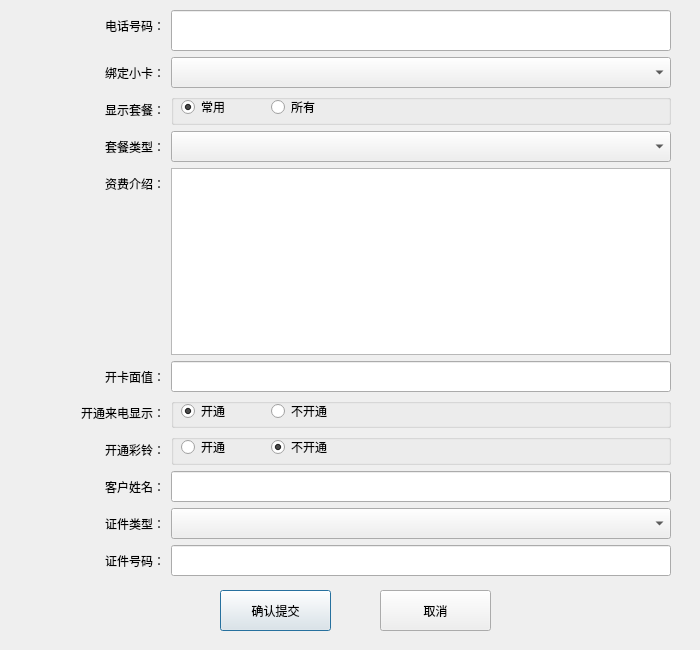
<?xml version="1.0" encoding="UTF-8"?>
<ui version="4.0">
 <class>BuyNoDialog</class>
 <widget class="QDialog" name="BuyNoDialog">
  <property name="geometry">
   <rect>
    <x>0</x>
    <y>0</y>
    <width>700</width>
    <height>650</height>
   </rect>
  </property>
  <property name="sizePolicy">
   <sizepolicy hsizetype="Fixed" vsizetype="Fixed">
    <horstretch>0</horstretch>
    <verstretch>0</verstretch>
   </sizepolicy>
  </property>
  <property name="windowTitle">
   <string>准备开卡</string>
  </property>
  <property name="modal">
   <bool>true</bool>
  </property>
  <widget class="QWidget" name="formLayoutWidget">
   <property name="geometry">
    <rect>
     <x>30</x>
     <y>10</y>
     <width>643</width>
     <height>566</height>
    </rect>
   </property>
   <layout class="QFormLayout" name="formLayout">
    <property name="fieldGrowthPolicy">
     <enum>QFormLayout::AllNonFixedFieldsGrow</enum>
    </property>
    <item row="0" column="0">
     <widget class="QLabel" name="label">
      <property name="minimumSize">
       <size>
        <width>135</width>
        <height>0</height>
       </size>
      </property>
      <property name="maximumSize">
       <size>
        <width>135</width>
        <height>16777215</height>
       </size>
      </property>
      <property name="sizeIncrement">
       <size>
        <width>10</width>
        <height>0</height>
       </size>
      </property>
      <property name="styleSheet">
       <string notr="true">font: 14pt &quot;微软雅黑&quot;;</string>
      </property>
      <property name="text">
       <string>电话号码：</string>
      </property>
      <property name="alignment">
       <set>Qt::AlignRight|Qt::AlignTrailing|Qt::AlignVCenter</set>
      </property>
     </widget>
    </item>
    <item row="0" column="1">
     <widget class="QLineEdit" name="txt_No">
      <property name="sizePolicy">
       <sizepolicy hsizetype="Fixed" vsizetype="Fixed">
        <horstretch>0</horstretch>
        <verstretch>0</verstretch>
       </sizepolicy>
      </property>
      <property name="minimumSize">
       <size>
        <width>500</width>
        <height>41</height>
       </size>
      </property>
      <property name="maximumSize">
       <size>
        <width>500</width>
        <height>41</height>
       </size>
      </property>
      <property name="font">
       <font>
        <family>微软雅黑</family>
        <pointsize>20</pointsize>
       </font>
      </property>
      <property name="readOnly">
       <bool>true</bool>
      </property>
     </widget>
    </item>
    <item row="1" column="0">
     <widget class="QLabel" name="label_2">
      <property name="minimumSize">
       <size>
        <width>135</width>
        <height>0</height>
       </size>
      </property>
      <property name="maximumSize">
       <size>
        <width>135</width>
        <height>16777215</height>
       </size>
      </property>
      <property name="styleSheet">
       <string notr="true">font: 14pt &quot;微软雅黑&quot;;</string>
      </property>
      <property name="text">
       <string>绑定小卡：</string>
      </property>
      <property name="alignment">
       <set>Qt::AlignRight|Qt::AlignTrailing|Qt::AlignVCenter</set>
      </property>
     </widget>
    </item>
    <item row="1" column="1">
     <widget class="QComboBox" name="cbx_mini_card">
      <property name="sizePolicy">
       <sizepolicy hsizetype="Fixed" vsizetype="Fixed">
        <horstretch>0</horstretch>
        <verstretch>0</verstretch>
       </sizepolicy>
      </property>
      <property name="minimumSize">
       <size>
        <width>500</width>
        <height>31</height>
       </size>
      </property>
      <property name="maximumSize">
       <size>
        <width>500</width>
        <height>31</height>
       </size>
      </property>
      <property name="styleSheet">
       <string notr="true">font: 14pt &quot;微软雅黑&quot;;</string>
      </property>
     </widget>
    </item>
    <item row="2" column="0">
     <widget class="QLabel" name="label_11">
      <property name="minimumSize">
       <size>
        <width>135</width>
        <height>0</height>
       </size>
      </property>
      <property name="layoutDirection">
       <enum>Qt::LeftToRight</enum>
      </property>
      <property name="styleSheet">
       <string notr="true">font: 14pt &quot;微软雅黑&quot;;</string>
      </property>
      <property name="text">
       <string>显示套餐：</string>
      </property>
      <property name="alignment">
       <set>Qt::AlignRight|Qt::AlignTrailing|Qt::AlignVCenter</set>
      </property>
     </widget>
    </item>
    <item row="3" column="0">
     <widget class="QLabel" name="label_3">
      <property name="minimumSize">
       <size>
        <width>135</width>
        <height>0</height>
       </size>
      </property>
      <property name="maximumSize">
       <size>
        <width>135</width>
        <height>16777215</height>
       </size>
      </property>
      <property name="styleSheet">
       <string notr="true">font: 14pt &quot;微软雅黑&quot;;</string>
      </property>
      <property name="text">
       <string>套餐类型：</string>
      </property>
      <property name="alignment">
       <set>Qt::AlignRight|Qt::AlignTrailing|Qt::AlignVCenter</set>
      </property>
     </widget>
    </item>
    <item row="3" column="1">
     <widget class="QComboBox" name="cbx_service">
      <property name="sizePolicy">
       <sizepolicy hsizetype="Fixed" vsizetype="Fixed">
        <horstretch>0</horstretch>
        <verstretch>0</verstretch>
       </sizepolicy>
      </property>
      <property name="minimumSize">
       <size>
        <width>500</width>
        <height>31</height>
       </size>
      </property>
      <property name="maximumSize">
       <size>
        <width>500</width>
        <height>31</height>
       </size>
      </property>
      <property name="styleSheet">
       <string notr="true">font: 14pt &quot;微软雅黑&quot;;</string>
      </property>
     </widget>
    </item>
    <item row="4" column="0">
     <widget class="QLabel" name="label_4">
      <property name="minimumSize">
       <size>
        <width>135</width>
        <height>0</height>
       </size>
      </property>
      <property name="maximumSize">
       <size>
        <width>135</width>
        <height>16777215</height>
       </size>
      </property>
      <property name="styleSheet">
       <string notr="true">font: 14pt &quot;微软雅黑&quot;;</string>
      </property>
      <property name="text">
       <string>资费介绍：</string>
      </property>
      <property name="alignment">
       <set>Qt::AlignRight|Qt::AlignTrailing|Qt::AlignVCenter</set>
      </property>
     </widget>
    </item>
    <item row="4" column="1">
     <widget class="QTextEdit" name="txt_service_spec">
      <property name="sizePolicy">
       <sizepolicy hsizetype="Fixed" vsizetype="Expanding">
        <horstretch>0</horstretch>
        <verstretch>0</verstretch>
       </sizepolicy>
      </property>
      <property name="minimumSize">
       <size>
        <width>500</width>
        <height>187</height>
       </size>
      </property>
      <property name="maximumSize">
       <size>
        <width>500</width>
        <height>187</height>
       </size>
      </property>
      <property name="styleSheet">
       <string notr="true">font:12pt &quot;微软雅黑&quot;;</string>
      </property>
      <property name="readOnly">
       <bool>true</bool>
      </property>
     </widget>
    </item>
    <item row="5" column="0">
     <widget class="QLabel" name="label_5">
      <property name="minimumSize">
       <size>
        <width>135</width>
        <height>0</height>
       </size>
      </property>
      <property name="maximumSize">
       <size>
        <width>135</width>
        <height>16777215</height>
       </size>
      </property>
      <property name="styleSheet">
       <string notr="true">font: 14pt &quot;微软雅黑&quot;;</string>
      </property>
      <property name="text">
       <string>开卡面值：</string>
      </property>
      <property name="alignment">
       <set>Qt::AlignRight|Qt::AlignTrailing|Qt::AlignVCenter</set>
      </property>
     </widget>
    </item>
    <item row="5" column="1">
     <widget class="QLineEdit" name="txt_price">
      <property name="sizePolicy">
       <sizepolicy hsizetype="Fixed" vsizetype="Fixed">
        <horstretch>0</horstretch>
        <verstretch>0</verstretch>
       </sizepolicy>
      </property>
      <property name="minimumSize">
       <size>
        <width>500</width>
        <height>31</height>
       </size>
      </property>
      <property name="maximumSize">
       <size>
        <width>500</width>
        <height>31</height>
       </size>
      </property>
      <property name="styleSheet">
       <string notr="true">font: 14pt &quot;微软雅黑&quot;;</string>
      </property>
      <property name="readOnly">
       <bool>true</bool>
      </property>
     </widget>
    </item>
    <item row="6" column="0">
     <widget class="QLabel" name="label_6">
      <property name="minimumSize">
       <size>
        <width>135</width>
        <height>0</height>
       </size>
      </property>
      <property name="maximumSize">
       <size>
        <width>135</width>
        <height>16777215</height>
       </size>
      </property>
      <property name="styleSheet">
       <string notr="true">font: 14pt &quot;微软雅黑&quot;;</string>
      </property>
      <property name="text">
       <string>开通来电显示：</string>
      </property>
      <property name="alignment">
       <set>Qt::AlignRight|Qt::AlignTrailing|Qt::AlignVCenter</set>
      </property>
     </widget>
    </item>
    <item row="6" column="1">
     <widget class="QGroupBox" name="groupBox_ld">
      <property name="sizePolicy">
       <sizepolicy hsizetype="Fixed" vsizetype="Preferred">
        <horstretch>0</horstretch>
        <verstretch>0</verstretch>
       </sizepolicy>
      </property>
      <property name="minimumSize">
       <size>
        <width>500</width>
        <height>30</height>
       </size>
      </property>
      <property name="maximumSize">
       <size>
        <width>500</width>
        <height>16777215</height>
       </size>
      </property>
      <property name="title">
       <string/>
      </property>
      <widget class="QRadioButton" name="rdo_ld_on">
       <property name="geometry">
        <rect>
         <x>10</x>
         <y>5</y>
         <width>89</width>
         <height>16</height>
        </rect>
       </property>
       <property name="styleSheet">
        <string notr="true">font: 12pt &quot;微软雅黑&quot;;</string>
       </property>
       <property name="text">
        <string>开通</string>
       </property>
       <property name="checked">
        <bool>true</bool>
       </property>
      </widget>
      <widget class="QRadioButton" name="rdo_ld_off">
       <property name="geometry">
        <rect>
         <x>100</x>
         <y>5</y>
         <width>89</width>
         <height>16</height>
        </rect>
       </property>
       <property name="styleSheet">
        <string notr="true">font: 12pt &quot;微软雅黑&quot;;</string>
       </property>
       <property name="text">
        <string>不开通</string>
       </property>
       <property name="checked">
        <bool>false</bool>
       </property>
      </widget>
     </widget>
    </item>
    <item row="7" column="0">
     <widget class="QLabel" name="label_7">
      <property name="minimumSize">
       <size>
        <width>135</width>
        <height>0</height>
       </size>
      </property>
      <property name="maximumSize">
       <size>
        <width>135</width>
        <height>16777215</height>
       </size>
      </property>
      <property name="styleSheet">
       <string notr="true">font: 14pt &quot;微软雅黑&quot;;</string>
      </property>
      <property name="text">
       <string>开通彩铃：</string>
      </property>
      <property name="alignment">
       <set>Qt::AlignRight|Qt::AlignTrailing|Qt::AlignVCenter</set>
      </property>
     </widget>
    </item>
    <item row="7" column="1">
     <widget class="QGroupBox" name="groupBox_cl">
      <property name="sizePolicy">
       <sizepolicy hsizetype="Fixed" vsizetype="Preferred">
        <horstretch>0</horstretch>
        <verstretch>0</verstretch>
       </sizepolicy>
      </property>
      <property name="minimumSize">
       <size>
        <width>500</width>
        <height>30</height>
       </size>
      </property>
      <property name="maximumSize">
       <size>
        <width>500</width>
        <height>16777215</height>
       </size>
      </property>
      <property name="title">
       <string/>
      </property>
      <widget class="QRadioButton" name="rdo_cl_on">
       <property name="geometry">
        <rect>
         <x>10</x>
         <y>5</y>
         <width>89</width>
         <height>16</height>
        </rect>
       </property>
       <property name="styleSheet">
        <string notr="true">font: 12pt &quot;微软雅黑&quot;;</string>
       </property>
       <property name="text">
        <string>开通</string>
       </property>
       <property name="checked">
        <bool>false</bool>
       </property>
      </widget>
      <widget class="QRadioButton" name="rdo_cl_off">
       <property name="geometry">
        <rect>
         <x>100</x>
         <y>5</y>
         <width>89</width>
         <height>16</height>
        </rect>
       </property>
       <property name="styleSheet">
        <string notr="true">font: 12pt &quot;微软雅黑&quot;;</string>
       </property>
       <property name="text">
        <string>不开通</string>
       </property>
       <property name="checked">
        <bool>true</bool>
       </property>
      </widget>
     </widget>
    </item>
    <item row="8" column="0">
     <widget class="QLabel" name="label_8">
      <property name="minimumSize">
       <size>
        <width>135</width>
        <height>0</height>
       </size>
      </property>
      <property name="maximumSize">
       <size>
        <width>135</width>
        <height>16777215</height>
       </size>
      </property>
      <property name="styleSheet">
       <string notr="true">font: 14pt &quot;微软雅黑&quot;;</string>
      </property>
      <property name="text">
       <string>客户姓名：</string>
      </property>
      <property name="alignment">
       <set>Qt::AlignRight|Qt::AlignTrailing|Qt::AlignVCenter</set>
      </property>
     </widget>
    </item>
    <item row="8" column="1">
     <widget class="QLineEdit" name="txi_name">
      <property name="sizePolicy">
       <sizepolicy hsizetype="Fixed" vsizetype="Fixed">
        <horstretch>0</horstretch>
        <verstretch>0</verstretch>
       </sizepolicy>
      </property>
      <property name="minimumSize">
       <size>
        <width>500</width>
        <height>31</height>
       </size>
      </property>
      <property name="maximumSize">
       <size>
        <width>500</width>
        <height>31</height>
       </size>
      </property>
      <property name="styleSheet">
       <string notr="true">font: 14pt &quot;微软雅黑&quot;;</string>
      </property>
     </widget>
    </item>
    <item row="9" column="0">
     <widget class="QLabel" name="label_9">
      <property name="minimumSize">
       <size>
        <width>135</width>
        <height>0</height>
       </size>
      </property>
      <property name="maximumSize">
       <size>
        <width>135</width>
        <height>16777215</height>
       </size>
      </property>
      <property name="styleSheet">
       <string notr="true">font: 14pt &quot;微软雅黑&quot;;</string>
      </property>
      <property name="text">
       <string>证件类型：</string>
      </property>
      <property name="alignment">
       <set>Qt::AlignRight|Qt::AlignTrailing|Qt::AlignVCenter</set>
      </property>
     </widget>
    </item>
    <item row="9" column="1">
     <widget class="QComboBox" name="cbx_zjlx">
      <property name="sizePolicy">
       <sizepolicy hsizetype="Fixed" vsizetype="Fixed">
        <horstretch>0</horstretch>
        <verstretch>0</verstretch>
       </sizepolicy>
      </property>
      <property name="minimumSize">
       <size>
        <width>500</width>
        <height>31</height>
       </size>
      </property>
      <property name="maximumSize">
       <size>
        <width>500</width>
        <height>31</height>
       </size>
      </property>
      <property name="styleSheet">
       <string notr="true">font: 14pt &quot;微软雅黑&quot;;</string>
      </property>
     </widget>
    </item>
    <item row="10" column="0">
     <widget class="QLabel" name="label_10">
      <property name="minimumSize">
       <size>
        <width>135</width>
        <height>0</height>
       </size>
      </property>
      <property name="maximumSize">
       <size>
        <width>135</width>
        <height>16777215</height>
       </size>
      </property>
      <property name="styleSheet">
       <string notr="true">font: 14pt &quot;微软雅黑&quot;;</string>
      </property>
      <property name="text">
       <string>证件号码：</string>
      </property>
      <property name="alignment">
       <set>Qt::AlignRight|Qt::AlignTrailing|Qt::AlignVCenter</set>
      </property>
     </widget>
    </item>
    <item row="10" column="1">
     <widget class="QLineEdit" name="txi_indentifyNo">
      <property name="sizePolicy">
       <sizepolicy hsizetype="Fixed" vsizetype="Fixed">
        <horstretch>0</horstretch>
        <verstretch>0</verstretch>
       </sizepolicy>
      </property>
      <property name="minimumSize">
       <size>
        <width>500</width>
        <height>31</height>
       </size>
      </property>
      <property name="maximumSize">
       <size>
        <width>500</width>
        <height>31</height>
       </size>
      </property>
      <property name="styleSheet">
       <string notr="true">font: 14pt &quot;微软雅黑&quot;;</string>
      </property>
     </widget>
    </item>
    <item row="2" column="1">
     <widget class="QGroupBox" name="groupBox_ld_2">
      <property name="sizePolicy">
       <sizepolicy hsizetype="Fixed" vsizetype="Preferred">
        <horstretch>0</horstretch>
        <verstretch>0</verstretch>
       </sizepolicy>
      </property>
      <property name="minimumSize">
       <size>
        <width>500</width>
        <height>30</height>
       </size>
      </property>
      <property name="maximumSize">
       <size>
        <width>500</width>
        <height>16777215</height>
       </size>
      </property>
      <property name="title">
       <string/>
      </property>
      <widget class="QRadioButton" name="rdo_service_type_on">
       <property name="geometry">
        <rect>
         <x>10</x>
         <y>5</y>
         <width>89</width>
         <height>16</height>
        </rect>
       </property>
       <property name="styleSheet">
        <string notr="true">font: 12pt &quot;微软雅黑&quot;;</string>
       </property>
       <property name="text">
        <string>常用</string>
       </property>
       <property name="checked">
        <bool>true</bool>
       </property>
      </widget>
      <widget class="QRadioButton" name="rdo_service_type_off">
       <property name="geometry">
        <rect>
         <x>100</x>
         <y>5</y>
         <width>89</width>
         <height>16</height>
        </rect>
       </property>
       <property name="styleSheet">
        <string notr="true">font: 12pt &quot;微软雅黑&quot;;</string>
       </property>
       <property name="text">
        <string>所有</string>
       </property>
       <property name="checked">
        <bool>false</bool>
       </property>
      </widget>
     </widget>
    </item>
   </layout>
  </widget>
  <widget class="QPushButton" name="btn_submit">
   <property name="geometry">
    <rect>
     <x>220</x>
     <y>590</y>
     <width>111</width>
     <height>41</height>
    </rect>
   </property>
   <property name="styleSheet">
    <string notr="true">font: 14pt &quot;微软雅黑&quot;;</string>
   </property>
   <property name="text">
    <string>确认提交</string>
   </property>
  </widget>
  <widget class="QPushButton" name="btn_close">
   <property name="geometry">
    <rect>
     <x>380</x>
     <y>590</y>
     <width>111</width>
     <height>41</height>
    </rect>
   </property>
   <property name="styleSheet">
    <string notr="true">font: 14pt &quot;微软雅黑&quot;;</string>
   </property>
   <property name="text">
    <string>取消</string>
   </property>
  </widget>
 </widget>
 <resources/>
 <connections/>
</ui>
